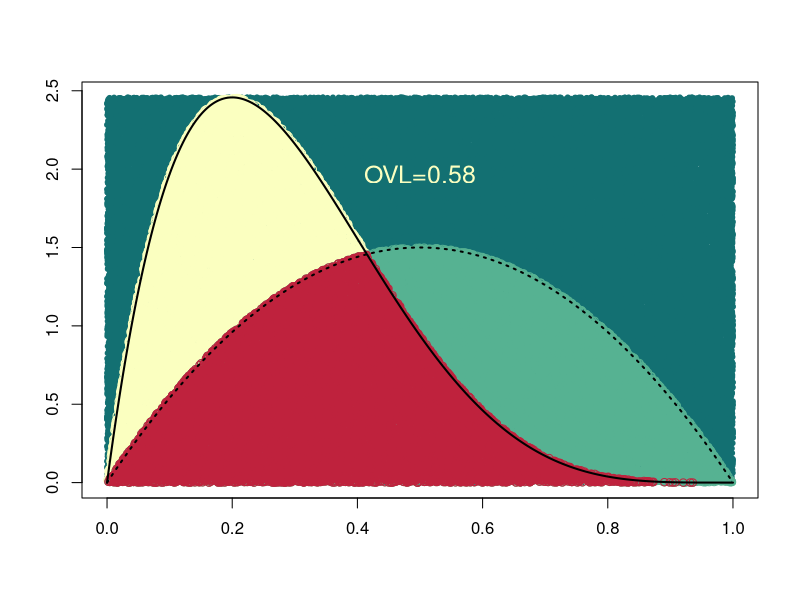

Write R code to recreate this figure.
####################################################
# Demonstration: Monte carlo estimation of overlap coefficient for
# two beta distributions
#
# Based on:
# https://rpsychologist.com/calculating-the-overlap-of-two-normal-distributions-using-monte-carlo-integration
####################################################

# Randomization parameters
set.seed(456456)
n <- 100000 # Number of random points to use

# Position of legend text on standardized grid: x=[0,1] & y=[0,1]
leg.x.std <- 0.5
leg.y.std <- 0.8

# Alpha (a, shape1) and beta (b, shape2) parameters of the two distributions
a1 <- 2
b1 <- 5
# a1 <- 1
# b1 <- 3
# a1 <- 0.5
# b1 <- 0.5
a2 <- 2
b2 <- 2
# a2 <- 5
# b2 <- 1

# The x-axis value
xs <- seq(0, 1, length.out = n)

# Exact y-axis values
# Used for plotting the distribution lines
# and setting upper limit when pulling the random values
f1 <- dbeta(xs, shape = a1, shape2 = b1) # dist1
f2 <- dbeta(xs, shape = a2, shape2 = b2) # dist2

# Random y-axis values
# Generate n uniform-random points within the domain defined
# by the range of x-values and y-value of both distributions
# I.e., sample x,y from uniform dist
ps <- matrix(c(runif(n, min(xs), max(xs)), runif(n, min = 0, max = max(f1, f2))), ncol = 2)

# Generate vectors indicating whether the random points
# fall under each distribution
z1 <- ps[, 2] <= dbeta(ps[, 1], shape = a1, shape2 = b1) # Falls under dist1
z2 <- ps[, 2] <= dbeta(ps[, 1], shape = a2, shape2 = b2) # Falls under dist2

# Fall under both dist1 & dist2; i.e., overlap
z3 <- z1 & z2

# Calculate OVL
# This is the generic solution, uses average of overlap with
# dist1 & dist2
ovl <- (sum(z3) / sum(z1) + sum(z3) / sum(z2)) / 2

##################################
# Make the plot
##################################

# All random points
plot(ps, col = "#137072", pch = 20, ylim = c(0, max(f1, f2)), xlim = range(xs), xlab = "", ylab = "")

# Points under distributions 1 & 2
points(ps[z1, 1], ps[z1, 2], col = "#FBFFC0") # Dist1 points
points(ps[z2, 1], ps[z2, 2], col = "#56B292") # Dist2 points

# Add overlap points
points(ps[z3, 1], ps[z3, 2], col = "#BF223D") # Overlap points

# Lines of the actual distributions
lines(xs, f1, lwd = 2)
lines(xs, f2, lty = "dotted", lwd = 2)

# Add overlap legend
ovl.text <- format(round(ovl, 2), nsmall = 2)
leg.x <- min(xs) + leg.x.std * (max(xs) - min(xs))
leg.y <- leg.y.std * max(f1, f2)
text(leg.x, leg.y, paste0("OVL=", ovl.text), col = "#FBFFC0", cex = 1.5)
